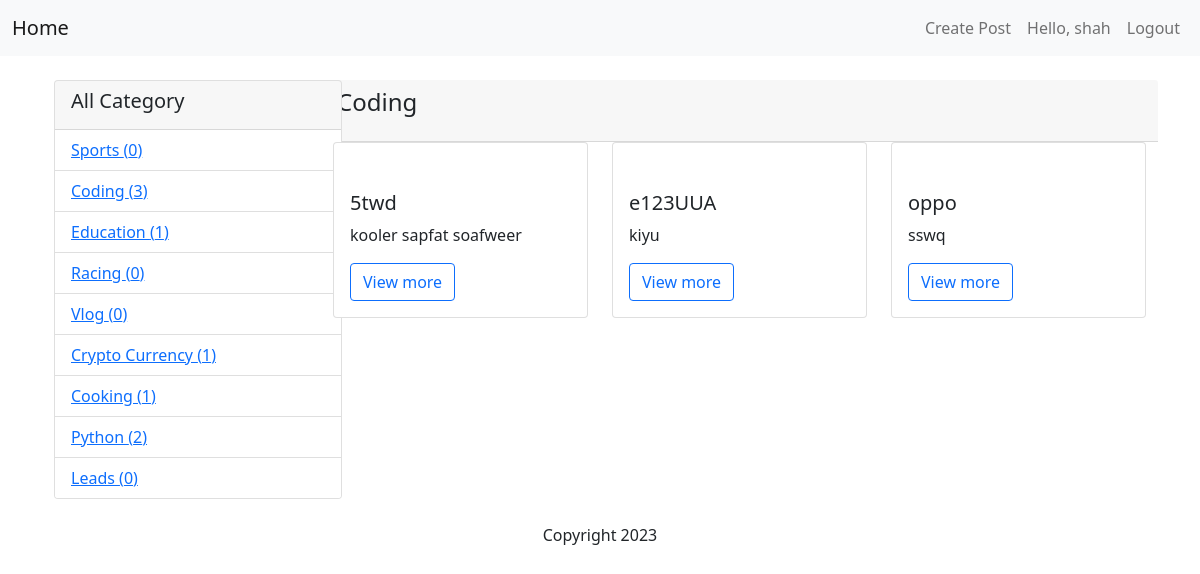
Screenshot of /category/2/ (signed in) with the database file from the repository.
### listing/models.py (models this page shows, shortened)
class Category(models.Model):
    name = models.CharField(max_length=100)
    created_at = models.DateTimeField(auto_now_add=True)
    updated_at = models.DateTimeField(auto_now=True)

class Post(models.Model):
    title = models.CharField(max_length=255)
    content = models.TextField()
    owner = models.ForeignKey(User, on_delete=models.CASCADE)
    category = models.ForeignKey(Category, on_delete=models.CASCADE, default=1)
    created_at = models.DateTimeField(auto_now_add=True)
    updated_at = models.DateTimeField(auto_now=True)
    class Meta:
        ordering = ['-updated_at', '-created_at']

### listing/views.py (the view)
# urls.py: path('category/<int:category_id>/', views.posts_by_category, name='posts_by_category'),
def posts_by_category(request, category_id):
    if not request.user.is_authenticated:
        raise Http404
    category = get_object_or_404(Category, pk=category_id)
    posts = Post.objects.filter(category=category).order_by('-created_at')
    categories = Category.objects.annotate(post_count=Count('post')).all()
    return render(request, 'listing/posts_by_category.html', {'posts': posts, 'category': category, 'categories': categories})

### listing/templates/listing/posts_by_category.html
{% extends 'listing/base.html' %}
{% block content %}
<div class="container">
    <div class="row">
      <div class="col-md-3">
        <div class="card" style="width: 18rem;">
          <div class="card-header">
            <h5>All Category</h5>
          </div>
          <ul class="list-group list-group-flush">
            {% for category in categories %}
            <li class="list-group-item"><a href="{% url 'listing:posts_by_category' category.id %}">{{ category.name }}  ({{category.post_count}}) </a></li>
          {% endfor %}
          </ul>
        </div>
      </div>
      <div class="col-md-9">
       <div class="row">
        <div class="card-header">
          <h4 class="mb-3">{{category.name}} </h4>
           </div>
        {% for post in posts %}
          <div class="col-md-4">
          <div class="card mb-3">
            <div class="card-body">
            </div>
            <div class="card-body">
              <h5 class="card-title">{{ post.title }}</h5>
              <p class="card-text">{{ post.content|slice:":50" }}</p>
              <a href="{% url 'listing:post_detail' post.id %}" class="btn btn-outline-primary">View more</a>
            </div>
          </div>
           </div>
          {% endfor %}
        </div>
      </div>
    </div>
  </div>
{% endblock %}

### listing/templates/listing/base.html (shortened to what this page needs)
<!DOCTYPE html>
<html lang="en">
<head>
    <link href="https://cdn.jsdelivr.net/npm/bootstrap@5.1.3/dist/css/bootstrap.min.css" rel="stylesheet">
</head>
<body>
    <header>
        <nav class="navbar navbar-expand-lg navbar-light bg-light">
            <div class="container-fluid">
                <a class="navbar-brand" href="{% url 'listing:post_list' %}">Home</a>
                <div class="navbar-nav">
                    <ul class="navbar-nav">
                        <li class="nav-item">
                            <a class="nav-link" href="{% url 'listing:post_create' %}">Create Post</a>
                        </li>
                        {% if user.is_authenticated %}
                            <li class="nav-item">
                                <a class="nav-link" >Hello, {{ user.username }}</a>
                            </li>
                            <li class="nav-item">
                                <a class="nav-link" href="{% url 'users:logout' %}">Logout</a>
                            </li>
                        {% endif %}
                    </ul>
                </div>
            </div>
        </nav>
    </header>
    <main class="container mt-4">
        {% block content %}
        {% endblock %}
    </main>
    <footer class="text-center mt-4">
        <p>Copyright 2023</p>
    </footer>
</body>
</html>

### rows the page displays
Category: name "Sports", post_count "0"
Category: name "Coding", post_count "3"
Category: name "Education", post_count "1"
Category: name "Racing", post_count "0"
Category: name "Vlog", post_count "0"
Category: name "Crypto Currency", post_count "1"
Category: name "Cooking", post_count "1"
Category: name "Python", post_count "2"
Category: name "Leads", post_count "0"
Post: title "5twd", content "kooler sapfat soafweer"
Post: title "e123UUA", content "kiyu"
Post: title "oppo", content "sswq"

### other values shown
{{ user.username }} "shah"
